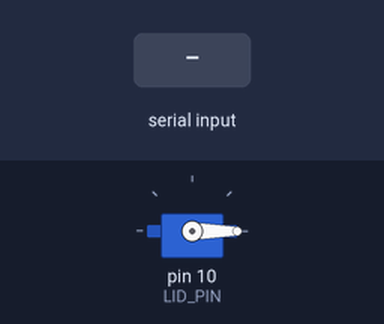
A sketch run on a simulated Arduino Uno, built with avr-gcc and run on an emulated ATmega328P. Shown: servo. The test bench sets the inputs (shaded band). What the sketch prints to the serial monitor is not drawn.

Above: at 1.2 s.
1.3 s: "L:120\n" received over Serial
At 2.4 s:
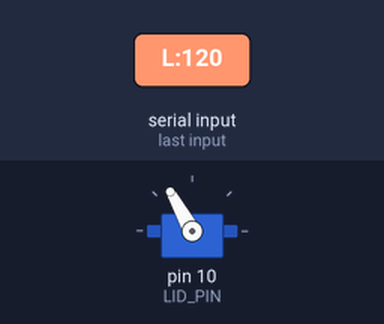
3.2 s: "L:0\n" received over Serial
At 3.36 s:
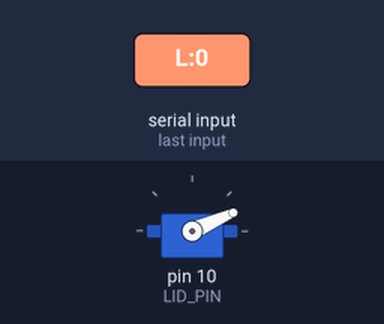
Timing chart, 0 to 6.2 s (numbered marks = the images above; inputs shaded):
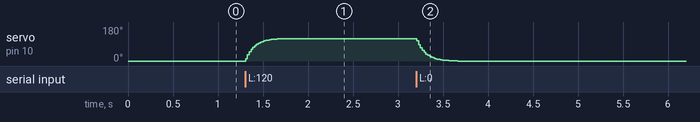

Measured:
- after the input at 1.3 s, servo on pin 10 (LID_PIN): moves from 0° to 119° over 0.46 s, starting at once
- after the input at 3.2 s, servo on pin 10 (LID_PIN): moves from 119° to 0° over 0.46 s, starting at once

The sketch:

opencr_lid.ino
```cpp
// =====================================================================
// opencr_lid.ino
// 바구니 뚜껑 서보(MG996R) — OpenCR 펌웨어 placeholder
//
// ※ Uno 코드 → OpenCR 코드 옮겨적기 ※
// ※ 팀에서 하드웨어 미구현 — pub/sub 통신 틀만 (시리얼 프로토콜) 잡아둠 ※
//
// [통신 프로토콜 (시리얼)]
//   ROS2 (Pi) → lid_controller → /servo_control (servo_id=2, angle, speed)
//   별도 시리얼 브릿지 노드 또는 micro-ROS 가 OpenCR 로 전달:
//     "L:0\n"     뚜껑 닫기 (CLOSE = 0도)
//     "L:120\n"   뚜껑 열기 (OPEN = 120도)
//     "L:?\n"     현재 각도 질의
//
// [현재 미구현 항목 — TODO]
//   - PWM 핀 결정 (LID_PIN)
//   - 닫힘/열림 각도 캘리브레이션 (close_angle, open_angle)
//   - 자동 닫기 타이머 (현재는 ROS 측 lid_controller 가 5초 후 close 명령 재발행)
//   - 잠금 메커니즘 (결제 후 풀림 방지)
// =====================================================================

#include <Arduino.h>
#include <Servo.h>

// MG996R 뚜껑 서보
Servo lid_servo;

// OpenCR 핀 (예시 — 실제 배선 시 조정)
const int LID_PIN = 10;

// 각도 (캘리브레이션 필요)
const float CLOSE_ANGLE = 0.0;
const float OPEN_ANGLE  = 120.0;
const float Kp = 0.1;

float target_angle  = CLOSE_ANGLE;
float current_angle = CLOSE_ANGLE;

String input_buffer;

void parse_command(const String & cmd) {
  // 형식: "L:120" / "L:0" / "L:?"
  int colon = cmd.indexOf(':');
  if (colon < 0) return;
  char ch = cmd.charAt(0);
  if (ch != 'L' && ch != 'l') return;

  String arg = cmd.substring(colon + 1);
  if (arg == "?") {
    Serial.print("LID:");
    Serial.println((int)current_angle);
    return;
  }
  int v = arg.toInt();
  if (v < 0)   v = 0;
  if (v > 180) v = 180;
  target_angle = (float)v;
}

void setup() {
  Serial.begin(115200);
  lid_servo.attach(LID_PIN);
  lid_servo.write((int)current_angle);
  Serial.println("OpenCR Lid Firmware Ready");
}

void loop() {
  // [STEP 1] 시리얼 명령 수신
  while (Serial.available() > 0) {
    char c = (char)Serial.read();
    if (c == '\n') {
      parse_command(input_buffer);
      input_buffer = "";
    } else {
      input_buffer += c;
    }
  }

  // [STEP 2] P 제어 (목표를 향해 점진적 이동)
  current_angle += (target_angle - current_angle) * Kp;

  // [STEP 3] 서보 출력
  lid_servo.write((int)current_angle);

  delay(10);
}

// =====================================================================
// [원본 — Uno 코드 참고]
// (pan_tilt 와 동일한 P 제어 로직.
//  뚜껑은 0~120도 범위 / 일정 속도로 닫고/여는 동작이 핵심)
// =====================================================================
```
